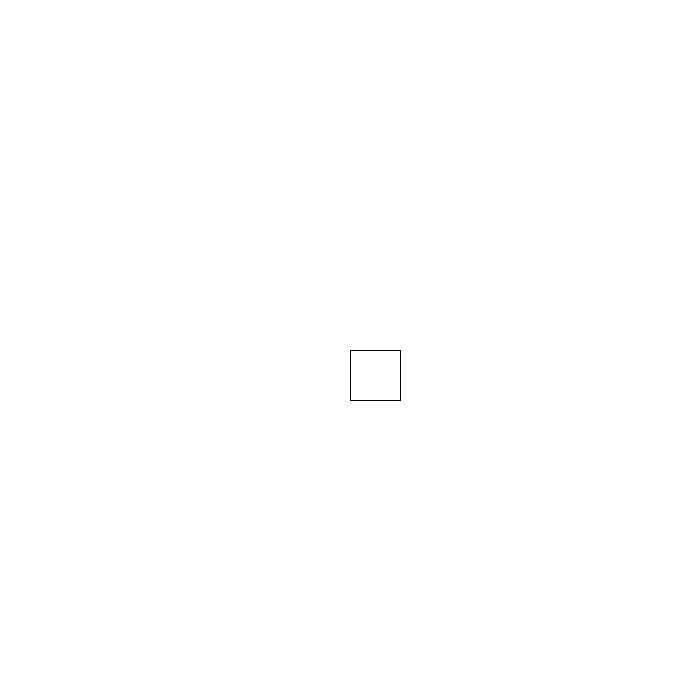
Frame 1 (no input)
Frame 60 (the mouse pressed at the canvas centre just before this capture): identical to frame 1, image omitted
Frame 120 (the mouse held since frame 60 and released just before this capture): identical to frame 1, image omitted

The Processing sketch that drew this single still picture (run headless with seeded random() and noise(); from frame 60 on, the mouse is pressed at the canvas centre):

// Processing sketch: processing_163518
// ── processing_163518.pde

int xAxis = 350;
int yAxis = 350;
void setup() 
{ 
size(700, 700); //Size of canvas
background(255); //set background white
}
void draw() 
{ 
rect(xAxis, yAxis, 50, 50);
}
void keyPressed()
{
if (key == CODED)
{
if (keyCode == LEFT)
{
xAxis -= 10;
fill(225,7,127);
}
else if (keyCode == RIGHT)
{
xAxis += 10;
fill(253,185,58);
}
else if (keyCode == UP)
{
yAxis -= 10;
fill(10,174,255);
}
else if (keyCode == DOWN)
{
yAxis += 10;
fill(173,255,23);
}
}

else
{
yAxis = 0;
xAxis = 0;
}

}
